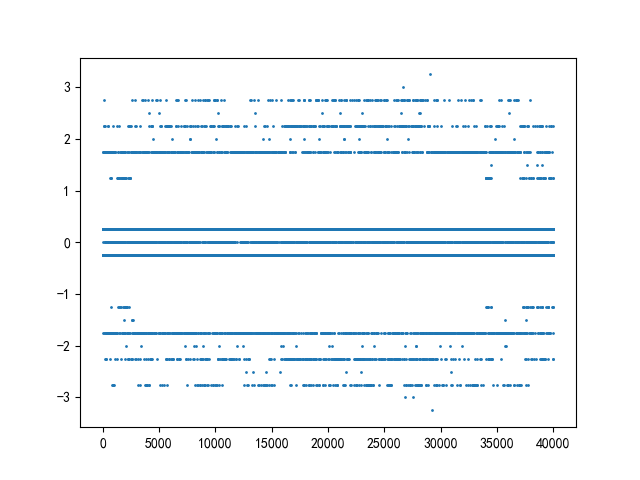

The Python source for this figure:
import pandas as pd
import matplotlib.pyplot as plt
from matplotlib import rcParams

rcParams['font.sans-serif'] = ['SimHei']  # 设置黑体
rcParams['axes.unicode_minus'] = False  # 解决负号显示问题


day = 1
market_data2 = pd.read_csv(
    f"../dashboard/round-4-island-data-bottle/prices_round_4_day_{day}.csv",
    sep=";",
    header=0,
)

day = 2
market_data3 = pd.read_csv(
    f"../dashboard/round-5-island-data-bottle/prices_round_5_day_{day}.csv",
    sep=";",
    header=0,
)

day = 3
market_data4 = pd.read_csv(
    f"../dashboard/round-5-island-data-bottle/prices_round_5_day_{day}.csv",
    sep=";",
    header=0,
)

day = 4
market_data5 = pd.read_csv(
    f"../dashboard/round-5-island-data-bottle/prices_round_5_day_{day}.csv",
    sep=";",
    header=0,
)


day = 1
observations_data2 = pd.read_csv(
    f"../dashboard/round-4-island-data-bottle/observations_round_4_day_{day}.csv",

    header=0,
)

day = 2
observations_data3 = pd.read_csv(
    f"../dashboard/round-5-island-data-bottle/observations_round_5_day_{day}.csv",

    header=0,
)

day = 3
observations_data4 = pd.read_csv(
    f"../dashboard/round-5-island-data-bottle/observations_round_5_day_{day}.csv",

    header=0,
)

day = 4
observations_data5 = pd.read_csv(
    f"../dashboard/round-5-island-data-bottle/observations_round_5_day_{day}.csv",

    header=0,
)



combined_data1 = pd.concat([market_data2,market_data3,market_data4,market_data5])
MACARONS_data = combined_data1[combined_data1["product"] == "MAGNIFICENT_MACARONS"]
MACARONS_prices = MACARONS_data["mid_price"]



combined_data2 = pd.concat([observations_data2,observations_data3,observations_data4,observations_data5])

bid_prices = combined_data2["bidPrice"]
ask_prices = combined_data2["askPrice"]
combined_data2["mid_price"] =(combined_data2["bidPrice"] + combined_data2["askPrice"])/2

aa = combined_data2['mid_price'].reset_index(drop=True)
bb = MACARONS_prices.reset_index(drop=True)
c = aa - bb

print(c)
plt.scatter(range(len(aa)),c,s = 1)
plt.show()
